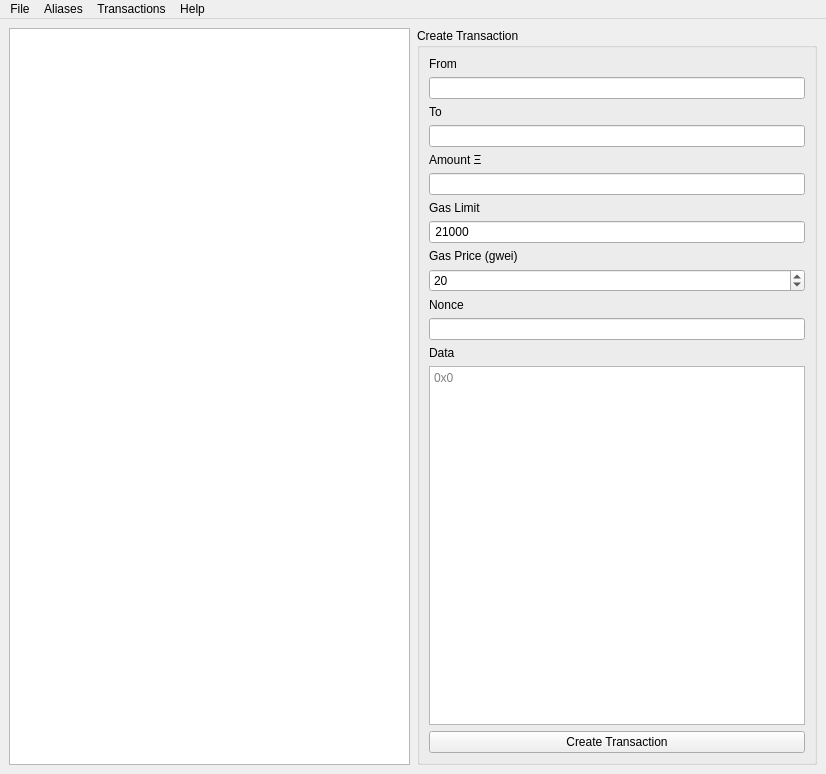
<?xml version="1.0" encoding="UTF-8"?>
<ui version="4.0">
 <class>Icenine</class>
 <widget class="QMainWindow" name="Icenine">
  <property name="geometry">
   <rect>
    <x>0</x>
    <y>0</y>
    <width>826</width>
    <height>774</height>
   </rect>
  </property>
  <property name="sizePolicy">
   <sizepolicy hsizetype="Preferred" vsizetype="Preferred">
    <horstretch>0</horstretch>
    <verstretch>100</verstretch>
   </sizepolicy>
  </property>
  <property name="windowTitle">
   <string>Icenine</string>
  </property>
  <property name="windowIcon">
   <iconset resource="assets/assets.qrc">
    <normaloff>:/assets/images/icon.svg</normaloff>:/assets/images/icon.svg</iconset>
  </property>
  <widget class="QWidget" name="centralwidget">
   <property name="sizePolicy">
    <sizepolicy hsizetype="Minimum" vsizetype="Minimum">
     <horstretch>0</horstretch>
     <verstretch>0</verstretch>
    </sizepolicy>
   </property>
   <property name="minimumSize">
    <size>
     <width>400</width>
     <height>0</height>
    </size>
   </property>
   <layout class="QGridLayout" name="gridLayout">
    <item row="0" column="0">
     <layout class="QHBoxLayout" name="mainLayout" stretch="200,1,0">
      <property name="spacing">
       <number>5</number>
      </property>
      <property name="sizeConstraint">
       <enum>QLayout::SetMinimumSize</enum>
      </property>
      <item>
       <widget class="QListView" name="accountListView">
        <property name="sizePolicy">
         <sizepolicy hsizetype="Minimum" vsizetype="Minimum">
          <horstretch>0</horstretch>
          <verstretch>0</verstretch>
         </sizepolicy>
        </property>
        <property name="minimumSize">
         <size>
          <width>250</width>
          <height>400</height>
         </size>
        </property>
       </widget>
      </item>
      <item>
       <spacer name="horizontalSpacer">
        <property name="orientation">
         <enum>Qt::Horizontal</enum>
        </property>
        <property name="sizeType">
         <enum>QSizePolicy::Maximum</enum>
        </property>
        <property name="sizeHint" stdset="0">
         <size>
          <width>13</width>
          <height>500</height>
         </size>
        </property>
       </spacer>
      </item>
      <item>
       <widget class="QGroupBox" name="createTransactionBox">
        <property name="sizePolicy">
         <sizepolicy hsizetype="Minimum" vsizetype="Minimum">
          <horstretch>0</horstretch>
          <verstretch>0</verstretch>
         </sizepolicy>
        </property>
        <property name="minimumSize">
         <size>
          <width>400</width>
          <height>400</height>
         </size>
        </property>
        <property name="title">
         <string>Create Transaction</string>
        </property>
        <layout class="QVBoxLayout" name="verticalLayout">
         <item>
          <widget class="QLabel" name="fromLabel">
           <property name="sizePolicy">
            <sizepolicy hsizetype="Preferred" vsizetype="Fixed">
             <horstretch>0</horstretch>
             <verstretch>0</verstretch>
            </sizepolicy>
           </property>
           <property name="text">
            <string>From</string>
           </property>
          </widget>
         </item>
         <item>
          <widget class="QLineEdit" name="fromAccount">
           <property name="maxLength">
            <number>66</number>
           </property>
           <property name="readOnly">
            <bool>true</bool>
           </property>
          </widget>
         </item>
         <item>
          <widget class="QLabel" name="toLabel">
           <property name="sizePolicy">
            <sizepolicy hsizetype="Preferred" vsizetype="Fixed">
             <horstretch>0</horstretch>
             <verstretch>0</verstretch>
            </sizepolicy>
           </property>
           <property name="text">
            <string>To</string>
           </property>
          </widget>
         </item>
         <item>
          <widget class="QLineEdit" name="to">
           <property name="sizePolicy">
            <sizepolicy hsizetype="Minimum" vsizetype="Fixed">
             <horstretch>0</horstretch>
             <verstretch>0</verstretch>
            </sizepolicy>
           </property>
           <property name="minimumSize">
            <size>
             <width>200</width>
             <height>0</height>
            </size>
           </property>
           <property name="maxLength">
            <number>66</number>
           </property>
           <property name="frame">
            <bool>true</bool>
           </property>
          </widget>
         </item>
         <item>
          <widget class="QLabel" name="amountLabel">
           <property name="sizePolicy">
            <sizepolicy hsizetype="Preferred" vsizetype="Fixed">
             <horstretch>0</horstretch>
             <verstretch>0</verstretch>
            </sizepolicy>
           </property>
           <property name="text">
            <string>Amount Ξ</string>
           </property>
          </widget>
         </item>
         <item>
          <widget class="QLineEdit" name="amount"/>
         </item>
         <item>
          <widget class="QLabel" name="gasLimitLabel">
           <property name="sizePolicy">
            <sizepolicy hsizetype="Preferred" vsizetype="Fixed">
             <horstretch>0</horstretch>
             <verstretch>0</verstretch>
            </sizepolicy>
           </property>
           <property name="text">
            <string>Gas Limit</string>
           </property>
          </widget>
         </item>
         <item>
          <widget class="QLineEdit" name="gasLimit">
           <property name="text">
            <string> 21000</string>
           </property>
          </widget>
         </item>
         <item>
          <widget class="QLabel" name="gasPriceLabel">
           <property name="sizePolicy">
            <sizepolicy hsizetype="Preferred" vsizetype="Fixed">
             <horstretch>0</horstretch>
             <verstretch>0</verstretch>
            </sizepolicy>
           </property>
           <property name="text">
            <string>Gas Price (gwei)</string>
           </property>
          </widget>
         </item>
         <item>
          <widget class="QSpinBox" name="gasPrice">
           <property name="minimum">
            <number>1</number>
           </property>
           <property name="value">
            <number>20</number>
           </property>
          </widget>
         </item>
         <item>
          <widget class="QLabel" name="nonceLabel">
           <property name="sizePolicy">
            <sizepolicy hsizetype="Preferred" vsizetype="Fixed">
             <horstretch>0</horstretch>
             <verstretch>0</verstretch>
            </sizepolicy>
           </property>
           <property name="text">
            <string>Nonce</string>
           </property>
          </widget>
         </item>
         <item>
          <widget class="QLineEdit" name="nonce"/>
         </item>
         <item>
          <widget class="QLabel" name="label_7">
           <property name="sizePolicy">
            <sizepolicy hsizetype="Preferred" vsizetype="Fixed">
             <horstretch>0</horstretch>
             <verstretch>0</verstretch>
            </sizepolicy>
           </property>
           <property name="text">
            <string>Data</string>
           </property>
          </widget>
         </item>
         <item>
          <widget class="QTextEdit" name="data">
           <property name="placeholderText">
            <string>0x0</string>
           </property>
          </widget>
         </item>
         <item>
          <widget class="QPushButton" name="createTransactionButton">
           <property name="text">
            <string>Create Transaction</string>
           </property>
          </widget>
         </item>
        </layout>
       </widget>
      </item>
     </layout>
    </item>
   </layout>
  </widget>
  <widget class="QMenuBar" name="menubar">
   <property name="geometry">
    <rect>
     <x>0</x>
     <y>0</y>
     <width>826</width>
     <height>22</height>
    </rect>
   </property>
   <widget class="QMenu" name="menuFile">
    <property name="title">
     <string>File</string>
    </property>
    <addaction name="actionOpen_Keystore_File"/>
    <addaction name="separator"/>
    <addaction name="actionNew_Account"/>
    <addaction name="actionImportFromSeed"/>
    <addaction name="separator"/>
    <addaction name="actionSave_All_Accounts"/>
   </widget>
   <widget class="QMenu" name="menuAliases">
    <property name="title">
     <string>Aliases</string>
    </property>
    <addaction name="actionView_Aliases"/>
    <addaction name="separator"/>
    <addaction name="actionImport_Aliases"/>
    <addaction name="actionExport_Aliases"/>
   </widget>
   <widget class="QMenu" name="menuHelp">
    <property name="title">
     <string>Help</string>
    </property>
    <addaction name="actionAbout_Icenine"/>
   </widget>
   <widget class="QMenu" name="menuTransactions">
    <property name="title">
     <string>Transactions</string>
    </property>
    <addaction name="actionView_Transactions"/>
   </widget>
   <addaction name="menuFile"/>
   <addaction name="menuAliases"/>
   <addaction name="menuTransactions"/>
   <addaction name="menuHelp"/>
  </widget>
  <action name="actionOpen_Keystore_File">
   <property name="text">
    <string>Open Keystore</string>
   </property>
   <property name="shortcut">
    <string>Ctrl+O</string>
   </property>
  </action>
  <action name="actionImportFromSeed">
   <property name="text">
    <string>Import From Seed</string>
   </property>
   <property name="shortcut">
    <string>Ctrl+B</string>
   </property>
  </action>
  <action name="actionSave_All_Accounts">
   <property name="text">
    <string>Save All Accounts</string>
   </property>
   <property name="shortcut">
    <string>Ctrl+S</string>
   </property>
  </action>
  <action name="actionAdd_Alias">
   <property name="text">
    <string>Add Alias</string>
   </property>
   <property name="shortcut">
    <string>Alt+A</string>
   </property>
  </action>
  <action name="actionView_Aliases">
   <property name="text">
    <string>View/Edit Aliases</string>
   </property>
   <property name="shortcut">
    <string>Alt+C</string>
   </property>
  </action>
  <action name="actionImport_Aliases">
   <property name="text">
    <string>Import Aliases</string>
   </property>
  </action>
  <action name="actionExport_Aliases">
   <property name="text">
    <string>Export Aliases</string>
   </property>
  </action>
  <action name="actionAbout_Icenine">
   <property name="text">
    <string>About Icenine</string>
   </property>
  </action>
  <action name="actionNew_Account">
   <property name="text">
    <string>New Account</string>
   </property>
  </action>
  <action name="actionView_Transactions">
   <property name="text">
    <string>View Transactions</string>
   </property>
  </action>
 </widget>
 <resources>
  <include location="assets/assets.qrc"/>
 </resources>
 <connections/>
</ui>
